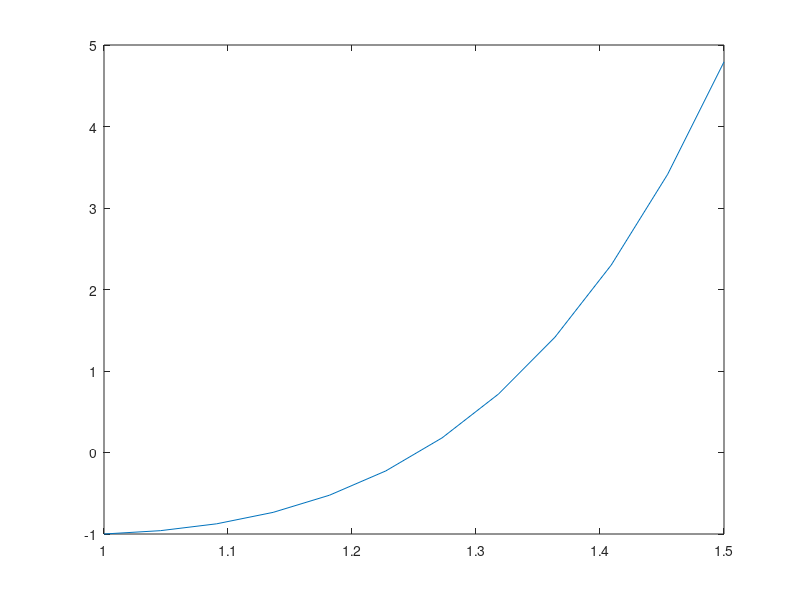

Source code (MATLAB):
a = 1;
b = 1.5;
e = 0.05;
k = (b-a)/ceil(a+(b-a)/e);

xi = a:k:b;
disp(xi);

yi = 0.5 * xi.^7 - xi.^3 + 0.5 * xi.^2 - xi;

display(yi);
display(k);
mini = 1;
for i=1:length(yi)
    if yi(mini) > yi(i)
        mini = i;
    end
end
min = xi(mini);
display(min);
display(yi(mini));

plot(xi,yi);